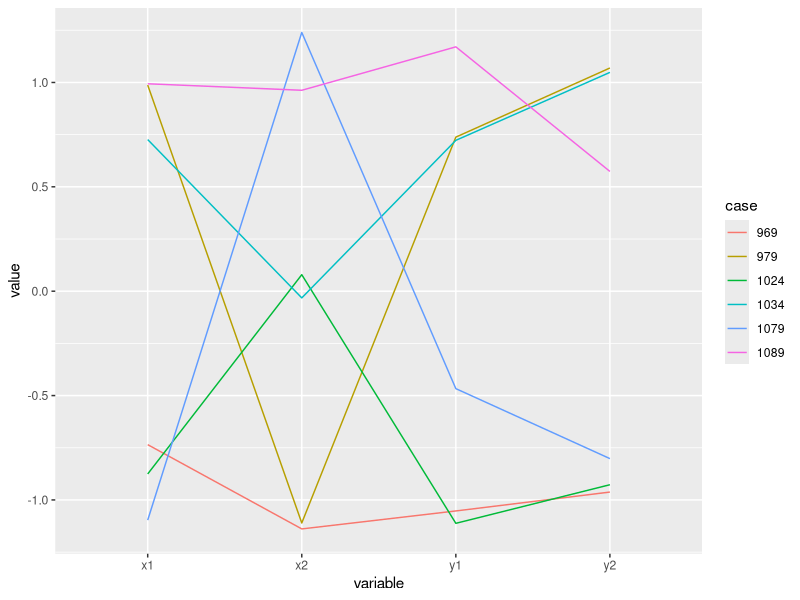
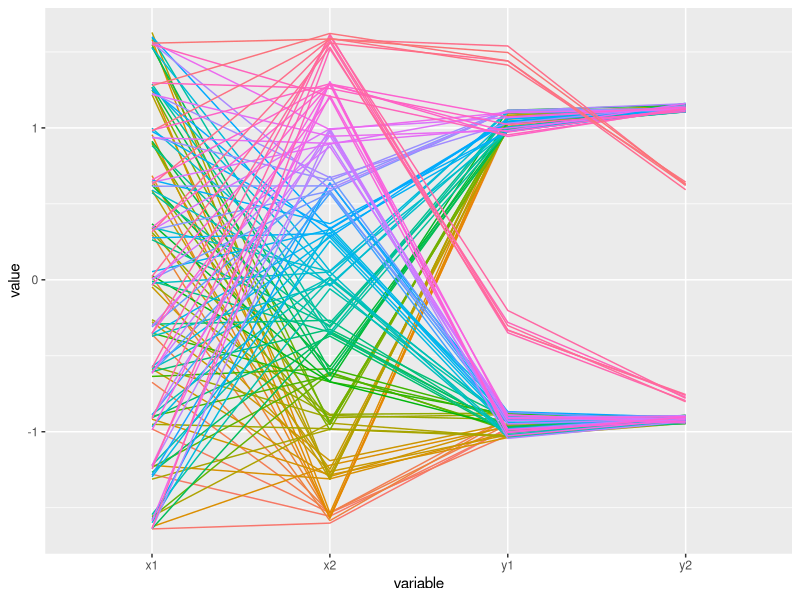
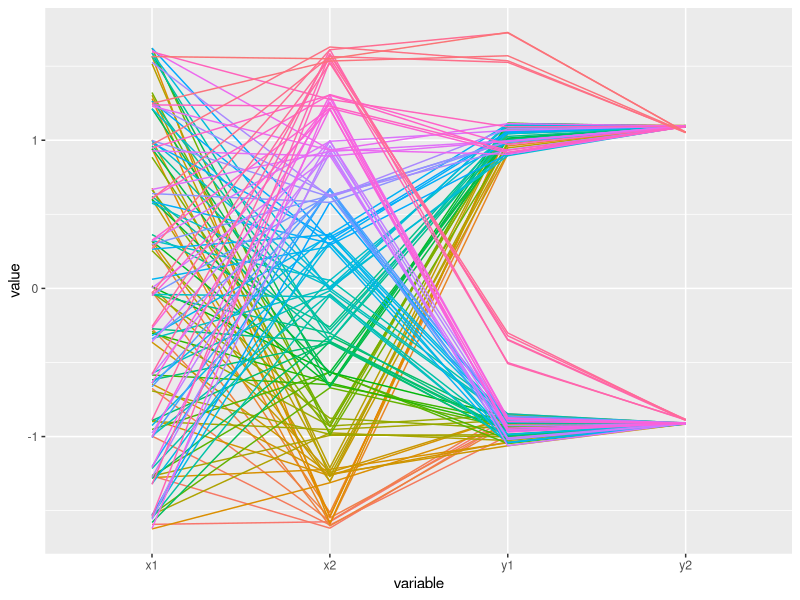
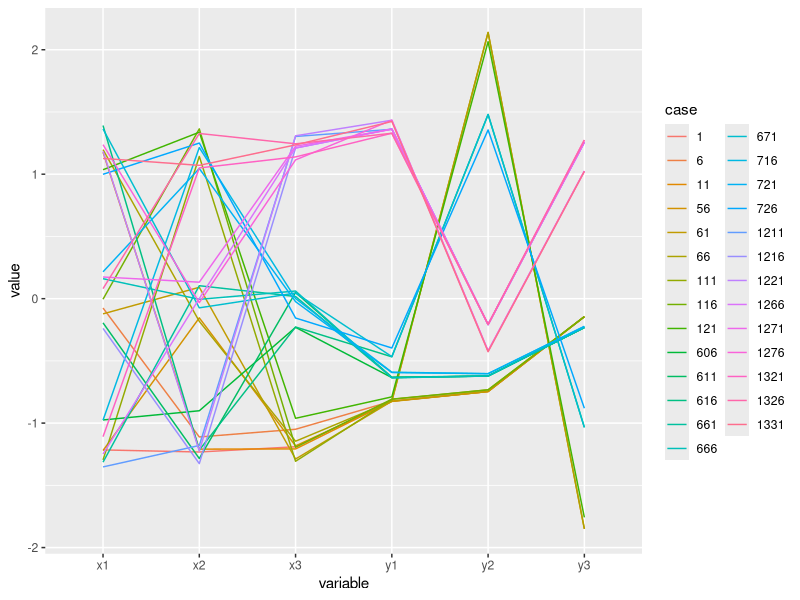
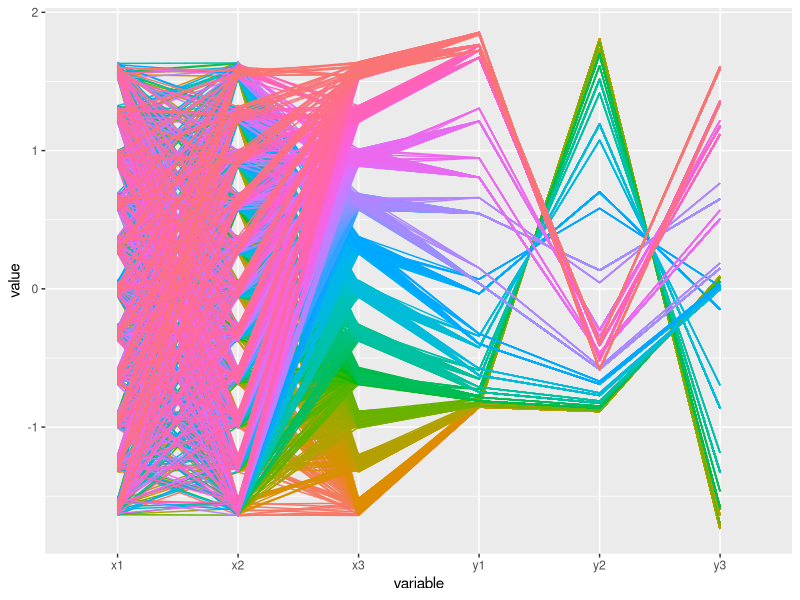
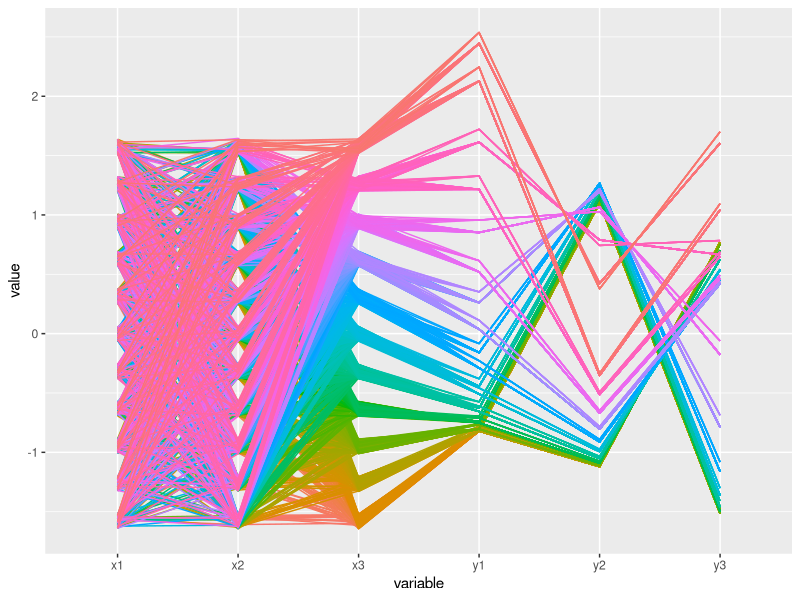
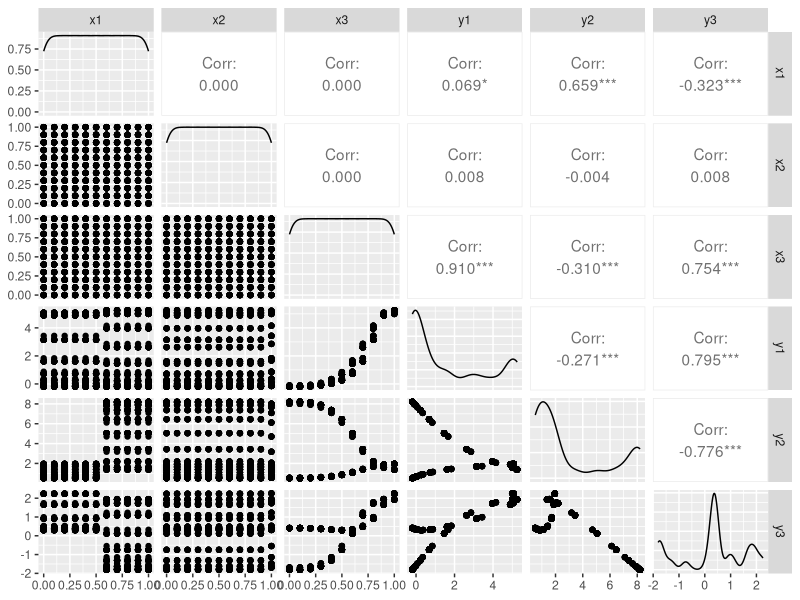
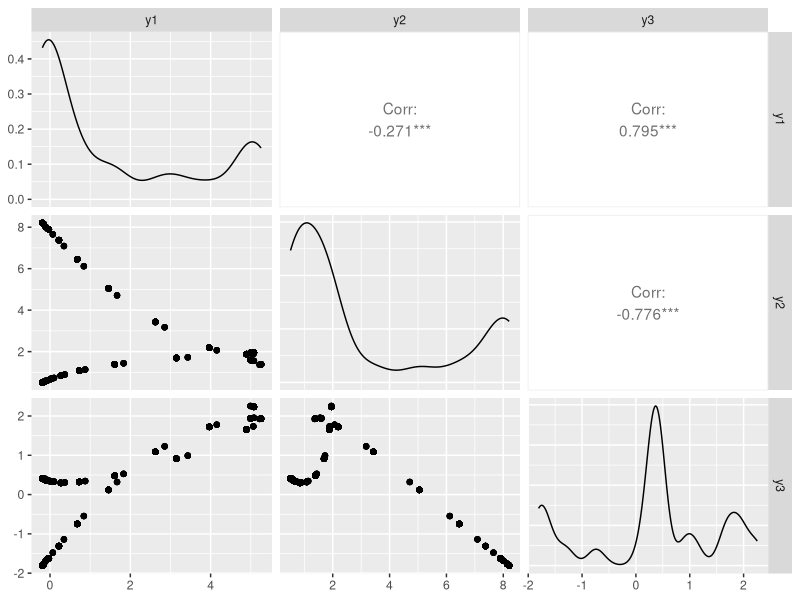

Write the R code that produced these figures, in order.

require(data.table)
require(magrittr)

require(ggplot2)
require(GGally)

xs2d <- fread("xs-2d-20200322a.csv")[, case:=factor(case)]
xs2d %>% dim

ys2d <- fread("ys-2d-20200322a.csv")[, case:=factor(case)]
ys2d %>% dim

s2d = merge(xs2d, ys2d)
s2d %>% head

xs3d <- fread("xs-3d-20200322a.csv")[, case:=factor(case)]
xs3d %>% dim

ys3d <- fread("ys-3d-20200322a.csv")[, case:=factor(case)]
ys3d %>% dim

s3d = merge(xs3d, ys3d)
s3d %>% head

jitter2d <- function(df)
    df[, .(
        case,
        x1=jitter(x1, factor=1),
        x2=jitter(x2, factor=1),
        t,
        y1=jitter(y1, factor=1),
        y2=jitter(y2, factor=1)
    )]

jitter3d <- function(df)
    df[, .(
        case,
        x1=jitter(x1, factor=1),
        x2=jitter(x2, factor=1),
        x3=jitter(x3, factor=1),
        t,
        y1=jitter(y1, factor=1),
        y2=jitter(y2, factor=1),
        y3=jitter(y3, factor=1)
    )]

levels2 <- c(0, 1)
levels3 <- c(0, 0.5, 1)
levels4 <- c(0, 0.3, 0.7, 1)
levels5 <- c(0, 0.2, 0.5, 0.8, 1)

ggparcoord(
    s2d[x1 %in% levels2 & x2 %in% levels3 & t == 10] %>% jitter2d,
    columns=c(2:3,5:6),
    groupColumn=1
)

ggparcoord(
    s2d[t == 10] %>% jitter2d,
    columns=c(2:3,5:6),
    groupColumn=1
) + guides(color=FALSE)

ggparcoord(
    s2d[t == 5] %>% jitter2d,
    columns=c(2:3,5:6),
    groupColumn=1
) + guides(color=FALSE)

ggparcoord(
    s3d[x1 %in% levels3 & x2 %in% levels3 & x3 %in% levels3 & t == 10] %>% jitter3d,
    columns=c(2:4,6:8),
    groupColumn=1
)

ggparcoord(
    s3d[t == 10] %>% jitter3d,
    columns=c(2:4,6:8),
    groupColumn=1
) + guides(color=FALSE)

ggparcoord(
    s3d[t == 5] %>% jitter3d,
    columns=c(2:4,6:8),
    groupColumn=1
) + guides(color=FALSE)

ggpairs(
    s3d[t == 10],
    columns=c(2:4,6:8)
)

ggpairs(
    s3d[t == 10],
    columns=6:8
)

ggpairs(s3d, columns=6:8, mapping=aes(color=factor(t)))

x2.lab <- paste("x2 =", levels4)
names(x2.lab) <- levels4
x3.lab <- paste("x3 =", levels4)
names(x3.lab) <- levels4

for (x1.value in levels4) {
    g <- ggplot(
        melt(
            s3d[x1 == x1.value & x2 %in% levels4 & x3 %in% levels4],
            id.vars=c("case", "t", "x1", "x2", "x3")
        ),
        aes(x=t, y=value, color=variable)
    ) +
        facet_grid(
            x3 ~ x2,
            labeller=labeller(x2=x2.lab, x3=x3.lab)) +
        ggtitle(paste("x1 =", x1.value)) +
        geom_line()
    print(g)
}
